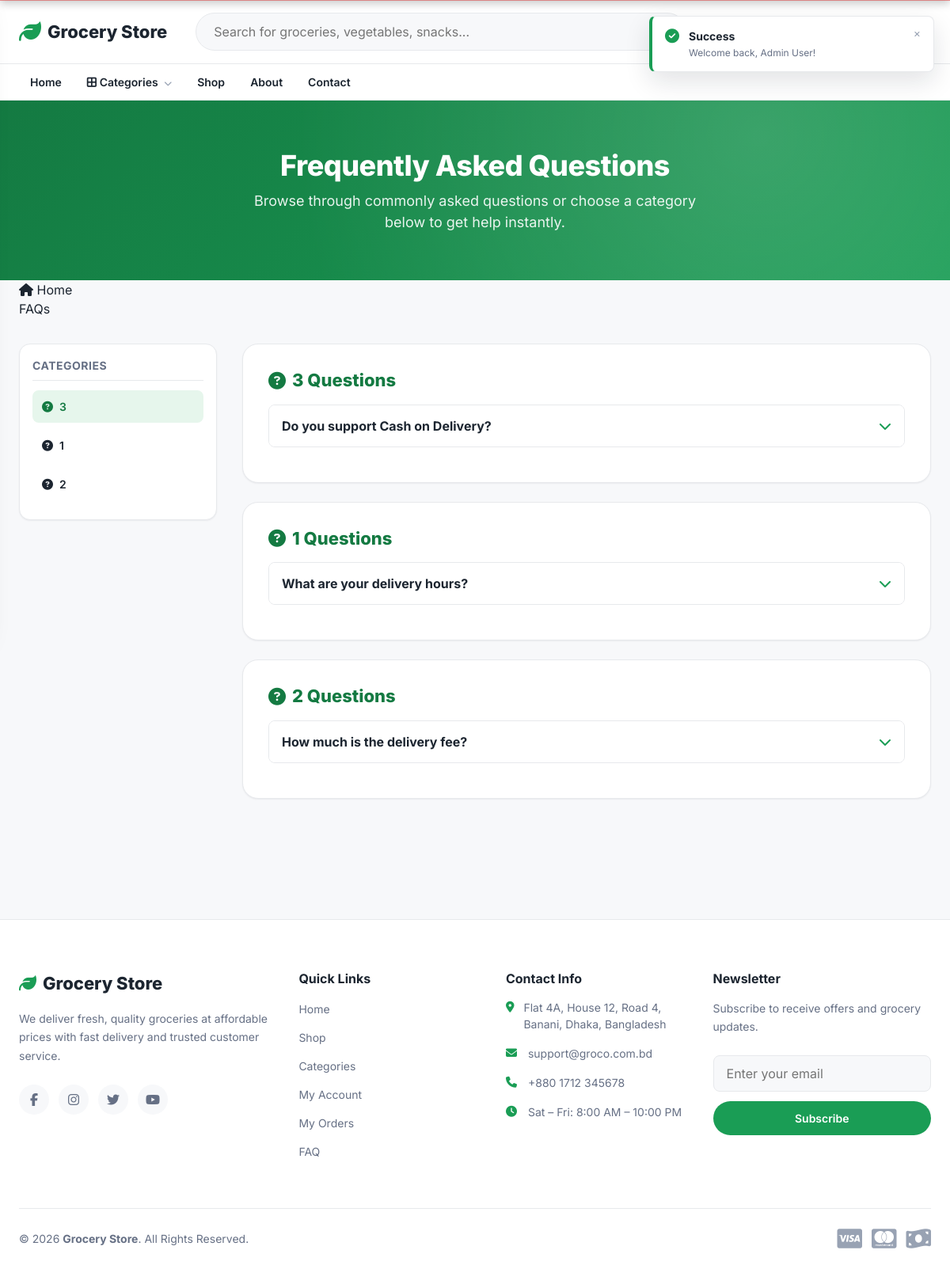
/faq.php (signed in), run on the app's committed database.
### tables this page shows
CREATE TABLE `faqs` (
  `id` int(11) NOT NULL,
  `category` varchar(100) NOT NULL,
  `question` text NOT NULL,
  `answer` text NOT NULL,
  `sort_order` int(11) DEFAULT 0,
  `is_active` tinyint(1) DEFAULT 1,
  `created_at` timestamp NOT NULL DEFAULT current_timestamp()
);

### public/includes/helpers.php (called while the page is built, shortened)
<?php
function e(?string $value): string
{
    return htmlspecialchars($value ?? '', ENT_QUOTES, 'UTF-8');
}

### public/faq.php (the view, shortened to what this page needs)
<?php
require_once __DIR__ . '/header.php';
?>
<section class="faq-hero">
    <div class="container">
        <h1>Frequently Asked Questions</h1>
        <p>Browse through commonly asked questions or choose a category below to get help instantly.</p>
    </div>
</section>
<?php include PUBLIC_PATH . '/components/breadcrumb.php'; ?>
<?php
try {
    $faqsList = $pdo->query("SELECT * FROM faqs WHERE is_active = 1 ORDER BY category ASC, sort_order ASC")->fetchAll(PDO::FETCH_GROUP);
} catch (PDOException $e) {
    $faqsList = [];
}
?>
<section class="faq-section">
    <div class="container">
        <div class="faq-layout">
            <nav class="faq-nav" aria-label="FAQ Categories">
                <div class="faq-nav-title">Categories</div>
                <ul class="faq-nav-list">
                    <?php
                    $first = true;
                    foreach (array_keys($faqsList) as $catName):
                        $catSlug = strtolower(preg_replace('/[^a-zA-Z0-9]/', '', $catName));
                    ?>
                        <li><a href="#<?= $catSlug ?>" class="faq-nav-link <?= $first ? 'active' : '' ?>"><i class="fas fa-circle-question"></i> <?= e($catName) ?></a></li>
                    <?php
                        $first = false;
                    endforeach;
                    ?>
                </ul>
            </nav>
            <div class="faq-contents">
                <?php foreach ($faqsList as $catName => $itemsList):
                    $catSlug = strtolower(preg_replace('/[^a-zA-Z0-9]/', '', $catName));
                ?>
                    <div class="faq-group-wrapper" id="<?= $catSlug ?>">
                        <h2 class="faq-group-title"><i class="fas fa-circle-question"></i> <?= e($catName) ?> Questions</h2>
                        <?php foreach ($itemsList as $f): ?>
                            <div class="faq-item">
                                <button type="button" class="faq-trigger"><?= e($f['question']) ?> <i class="fas fa-chevron-down"></i></button>
                            </div>
                        <?php endforeach; ?>
                    </div>
                <?php endforeach; ?>
            </div>
</section>
<?php require_once __DIR__ . '/footer.php'; ?>

### public/assets/css/style.css (style rules this page uses)
:root { --color-primary: #1a9d55; --color-primary-dark: #147a42; --color-primary-light: #e6f6ec; --color-accent: #f5821f; --color-danger: #e0303e; --color-warning: #f2b705; --color-success: #1a9d55; --color-bg: #f7f8fa; --color-surface: #ffffff; --color-border: #e7e9ec; --color-text: #1c2530; --color-text-muted: #667085; --color-text-faint: #98a2b3; --font-base: 'Inter', -apple-system, BlinkMacSystemFont, 'Segoe UI', Roboto, Helvetica, Arial, sans-serif; --fs-xs: 0.75rem; --fs-sm: 0.875rem; --fs-base: 1rem; --fs-md: 1.125rem; --fs-lg: 1.375rem; --fs-xl: 1.75rem; --fs-2xl: 2.25rem; --space-1: 4px; --space-2: 8px; --space-3: 12px; --space-4: 16px; --space-5: 24px; --space-6: 32px; --space-7: 48px; --space-8: 64px; --radius-sm: 8px; --radius-md: 14px; --radius-lg: 20px; --radius-pill: 999px; --shadow-sm: 0 1px 2px rgba(16, 24, 40, 0.06); --shadow-md: 0 4px 16px rgba(16, 24, 40, 0.08); --shadow-lg: 0 12px 32px rgba(16, 24, 40, 0.12); --header-height: 128px; --container-max: 1280px; --transition-fast: 150ms ease; --transition-base: 250ms ease; }
*, *::before, *::after { box-sizing: border-box; }
html { scroll-behavior: smooth; }
body { margin: 0; font-family: var(--font-base); font-size: var(--fs-base); color: var(--color-text); background: var(--color-bg); line-height: 1.5; -webkit-font-smoothing: antialiased; }
a { color: inherit; text-decoration: none; }
ul, ol { list-style: none; margin: 0; padding: 0; }
h1, h2, h3, h4, h5, h6 { margin: 0; font-weight: 700; line-height: 1.25; }
p { margin: 0 0 var(--space-3); }
button { font-family: inherit; cursor: pointer; }
input, select, textarea, button { font-family: inherit; font-size: inherit; }
.container { width: 100%; max-width: var(--container-max); margin-inline: auto; padding-inline: var(--space-5); }

### public/assets/css/accessibility.css (style rules this page uses)
body { text-rendering: optimizeLegibility; -webkit-font-smoothing: antialiased; -moz-osx-font-smoothing: grayscale; }

### data on the page
faqs: id "3", is_active "1", sort_order "2", question "Do you support Cash on Delivery?"
faqs: question "What are your delivery hours?"
faqs: question "How much is the delivery fee?"

### other printed values
site_name() "Grocery Store"
t('home') "Home"
t('categories') "Categories"
t('shop') "Shop"
t('about') "About"
t('contact') "Contact"
$title "FAQs"
$catName "3"
$catName "1"
t('about_text') "We deliver fresh, quality groceries at affordable prices with fast delivery and trusted customer service."
t('quick_links') "Quick Links"
t('account') "My Account"
t('orders') "My Orders"
t('contact_info') "Contact Info"
CONTACT_ADDRESS "Flat 4A, House 12, Road 4, Banani, Dhaka, Bangladesh"
